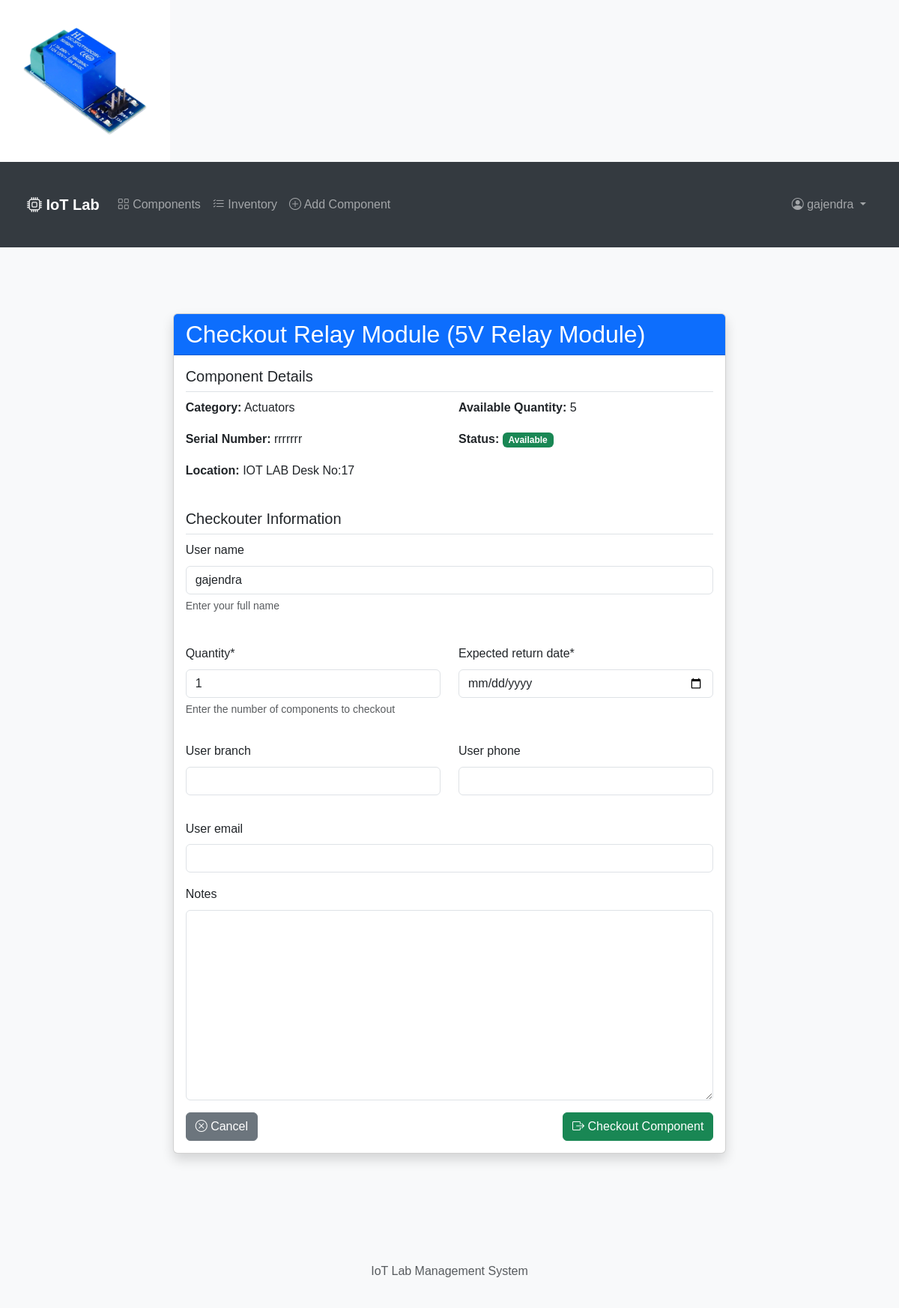
/component/10/checkout/ (signed in), run on the app's committed database.
### components/models.py (models this page shows, shortened)
class Component(models.Model):
    STATUS_CHOICES = [
        ('available', 'Available'),
        ('in_use', 'In Use'),
        ('maintenance', 'Under Maintenance'),
        ('retired', 'Retired'),
    ]
    name = models.CharField(max_length=200)
    category = models.ForeignKey(Category, on_delete=models.CASCADE, related_name='components')
    description = models.TextField()
    serial_number = models.CharField(max_length=100, unique=True, null=True, blank=True)
    quantity = models.PositiveIntegerField(default=1)
    status = models.CharField(max_length=20, choices=STATUS_CHOICES, default='available')
    location = models.CharField(max_length=200)
    purchase_date = models.DateField()
    last_maintenance_date = models.DateField(null=True, blank=True)
    next_maintenance_date = models.DateField(null=True, blank=True)
    created_by = models.ForeignKey(User, on_delete=models.CASCADE, related_name='created_components')
    created_at = models.DateTimeField(auto_now_add=True)
    updated_at = models.DateTimeField(auto_now=True)
    image = models.ImageField(upload_to='components/', null=True, blank=True)

class Category(models.Model):
    name = models.CharField(max_length=100)
    description = models.TextField(blank=True)
    created_at = models.DateTimeField(auto_now_add=True)
    updated_at = models.DateTimeField(auto_now=True)
    class Meta:
        verbose_name_plural = "Categories"

### components/views.py (the view)
# urls.py: path('component/<int:pk>/checkout/', views.checkout_component, name='checkout-component'),
@login_required
def checkout_component(request, pk):
    component = get_object_or_404(Component, pk=pk)
    if request.method == 'POST':
        form = ComponentCheckoutForm(request.POST, user=request.user, component=component)
        if form.is_valid():
            checkout = form.save(commit=False)
            checkout.component = component
            checkout.checked_out_by = request.user
            checkout.checkout_date = timezone.now()
            quantity_to_checkout = form.cleaned_data['quantity']
            active_checkouts = component.checkouts.filter(actual_return_date__isnull=True)
            currently_checked_out = sum(c.quantity for c in active_checkouts)
            available_quantity = component.quantity - currently_checked_out
            if quantity_to_checkout <= available_quantity:
                entered_name = form.cleaned_data.get('user_name') or request.user.get_full_name() or request.user.username
                checkout.display_name = entered_name
                checkout.save()
                if available_quantity - quantity_to_checkout == 0:
                    component.status = 'in_use'
                    component.save()
                context = {
                    'component': component,
                    'quantity': quantity_to_checkout,
                    'user_name': entered_name,
                    'expected_return_date': checkout.expected_return_date,
                }
                html_message = render_to_string('components/email/checkout_confirmation.html', context)
                plain_message = strip_tags(html_message)
                send_mail(
                    subject=f'Component Checkout Confirmation - {component.name}',
                    message=plain_message,
                    from_email=(entered_name, 'dhaked1415@gmail.com'),  # Use entered name here too
                    recipient_list=[checkout.user_email],
                    html_message=html_message,
                )
                messages.success(request, f'Successfully checked out {quantity_to_checkout} {component.name}(s)')
                return redirect('component-list')
            else:
                messages.error(request, f'Cannot checkout more than available quantity ({available_quantity} available)')
    else:
        form = ComponentCheckoutForm(user=request.user, component=component)
    context = {
        'form': form,
        'component': component,
    }
    return render(request, 'components/checkout_form.html', context)

### components/forms.py (shortened to what this page needs)
class ComponentCheckoutForm(forms.ModelForm):
    quantity = forms.IntegerField(
        min_value=1,
        initial=1,
        help_text="Enter the number of components to checkout"
    )
    user_name = forms.CharField(
        max_length=100,
        help_text="Enter your full name",
        required=False  # Make it optional since we'll use the user's name by default
    )
    class Meta:
        model = ComponentCheckout
        fields = ['user_name', 'quantity', 'user_branch', 'user_phone', 'user_email', 'expected_return_date', 'notes']
        widgets = {
            'expected_return_date': forms.DateInput(attrs={'type': 'date'}),
        }
    def __init__(self, *args, **kwargs):
        self.user = kwargs.pop('user', None)
        self.component = kwargs.pop('component', None)
        super().__init__(*args, **kwargs)
        if self.user:
            self.fields['user_email'].initial = self.user.email
            self.fields['user_name'].initial = self.user.get_full_name() or self.user.username

### components/templates/components/checkout_form.html (shortened to what this page needs)
{% extends "components/base.html" %}
{% load crispy_forms_tags %}
{% block content %}
<div class="container mt-4">
    <div class="row justify-content-center">
        <div class="col-md-8">
            <div class="card shadow">
                <div class="card-header bg-primary text-white">
                    <h2 class="mb-0">Checkout {{ component.name }}</h2>
                </div>
                <div class="card-body">
                    <div class="mb-4">
                        <h5 class="border-bottom pb-2">Component Details</h5>
                        <div class="row">
                            <div class="col-md-6">
                                <p><strong>Category:</strong> {{ component.category.name }}</p>
                                <p><strong>Serial Number:</strong> {{ component.serial_number|default:"Not provided" }}</p>
                                <p><strong>Location:</strong> {{ component.location }}</p>
                            </div>
                            <div class="col-md-6">
                                <p><strong>Available Quantity:</strong> {{ component.quantity }}</p>
                                <p><strong>Status:</strong>
                                    <span class="badge bg-success">{{ component.get_status_display }}</span>
                                </p>
                            </div>
                        </div>
                    </div>
                    <form method="post">
                        <div class="mb-4">
                            <h5 class="border-bottom pb-2">Checkouter Information</h5>
                            <div class="row">
                                <div class="col-md-12">
                                    {{ form.user_name|as_crispy_field }}
                                </div>
                            </div>
                        </div>
                        <div class="row">
                            <div class="col-md-6 mb-3">
                                {{ form.quantity|as_crispy_field }}
                            </div>
                            <div class="col-md-6 mb-3">
                                {{ form.expected_return_date|as_crispy_field }}
                            </div>
                        </div>
                        <div class="row">
                            <div class="col-md-6 mb-3">
                                {{ form.user_branch|as_crispy_field }}
                            </div>
                            <div class="col-md-6 mb-3">
                                {{ form.user_phone|as_crispy_field }}
                            </div>
                        </div>
                        <div class="mb-3">
                            {{ form.user_email|as_crispy_field }}
                        </div>
                        <div class="mb-3">
                            {{ form.notes|as_crispy_field }}
                        </div>
                        <div class="d-flex justify-content-between">
                            <a href="{% url 'component-detail' component.pk %}" class="btn btn-secondary">
                                <i class="bi bi-x-circle"></i> Cancel
                            </a>
                            <button type="submit" class="btn btn-success">
                                <i class="bi bi-box-arrow-right"></i> Checkout Component
                            </button>
                        </div>
                    </form>
                </div>
            </div>
        </div>
    </div>
</div>
{% endblock %}

### components/templates/components/base.html (shortened to what this page needs)
<!DOCTYPE html>
<html lang="en">
<head>
    <link href="https://cdn.jsdelivr.net/npm/bootstrap@5.3.0/dist/css/bootstrap.min.css" rel="stylesheet">
    <link rel="stylesheet" href="https://cdn.jsdelivr.net/npm/bootstrap-icons@1.7.2/font/bootstrap-icons.css">
    {% load static %}
    <link rel="stylesheet" href="/lab-manager/static/css/main.css">
    {% get_media_prefix as media_prefix %}
    <img src="{{ media_prefix }}components/{{ component.image.name }}">
</head>
<body>
    <nav class="navbar navbar-expand-lg navbar-dark">
        <div class="container">
            <a class="navbar-brand" href="{% url 'home' %}">
                <i class="bi bi-cpu"></i> IoT Lab
            </a>
            <div class="collapse navbar-collapse" id="navbarNav">
                <ul class="navbar-nav me-auto">
                    <li class="nav-item">
                        <a class="nav-link" href="{% url 'component-list' %}">
                            <i class="bi bi-grid"></i> Components
                        </a>
                    </li>
                    <li class="nav-item">
                        <a class="nav-link" href="{% url 'inventory-list' %}">
                            <i class="bi bi-list-check"></i> Inventory
                        </a>
                    </li>
                    {% if user.is_authenticated %}
                    <li class="nav-item">
                        <a class="nav-link" href="{% url 'component-create' %}">
                            <i class="bi bi-plus-circle"></i> Add Component
                        </a>
                    </li>
                    {% endif %}
                </ul>
                <ul class="navbar-nav">
                    {% if user.is_authenticated %}
                    <li class="nav-item dropdown">
                        <a class="nav-link dropdown-toggle" href="#" id="userDropdown" role="button" data-bs-toggle="dropdown">
                            <i class="bi bi-person-circle"></i> {{ user.username }}
                        </a>
                    </li>
                    {% else %}
                    <li class="nav-item">
                        <a class="nav-link" href="{% url 'login' %}">
                            <i class="bi bi-box-arrow-in-right"></i> Login
                        </a>
                    </li>
                    {% endif %}
                </ul>
            </div>
        </div>
    </nav>
    <div class="container mt-4">
        {% block content %}
        {% endblock %}
    </div>
    <footer class="footer mt-5 py-3 bg-light">
        <div class="container text-center">
            <span class="text-muted">IoT Lab Management System</span>
        </div>
    </footer>
</body>
</html>

### components/static/css/main.css (style rules this page uses)
body { font-family: Arial, sans-serif; line-height: 1.6; margin: 0; padding: 0; background-color: #f8f9fa; }
.container { max-width: 1200px; margin: 0 auto; padding: 20px; }
.navbar { background-color: #343a40; padding: 1rem; }
.navbar-brand { color: white; font-weight: bold; }
.card { margin-bottom: 20px; box-shadow: 0 2px 4px rgba(0,0,0,0.1); }

### data on the page
Component: image.name (picture), name "Relay Module (5V Relay Module)", category.name "Actuators", serial_number "rrrrrrr", location "IOT LAB Desk No:17", quantity "5", status "Available"

### other printed values
{{ user.username }} "gajendra"
